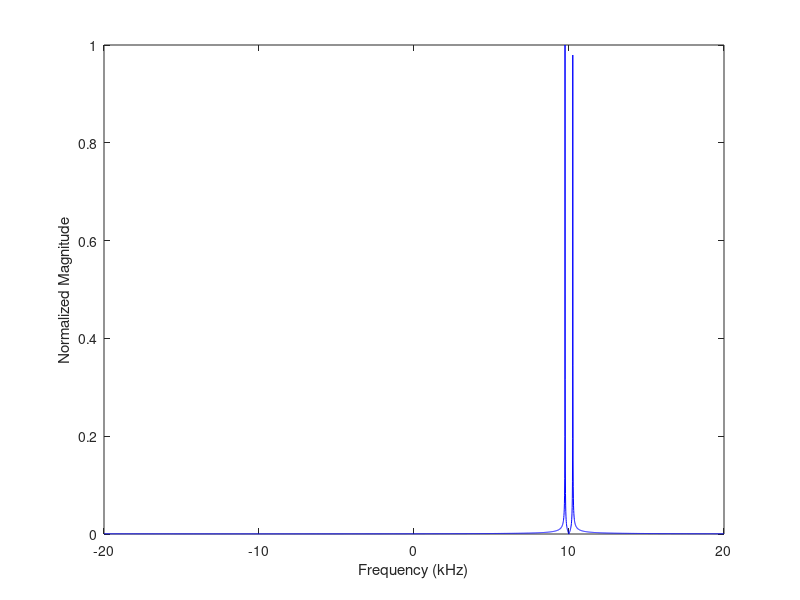

The MATLAB source for this figure: (Note: this script raises an error after producing the figure.)
clc; clear; close all;

sim_time = 0.1;
fc = 10e3;
BW = 1e3;
fc1 = fc-BW/4;
fc2 = fc+BW/4;
fs = 4*fc;
t = 0:1/fs:sim_time;

x = exp(1j*2*pi*fc1*t) + exp(1j*2*pi*fc2*t);
N = length(t);
fft_spacing = -fs/2+1:fs/N:fs/2;

tx_dft = abs(fftshift(fft(x, N)));
n_tx_dft = tx_dft/max(tx_dft);

figure('Renderer', 'painters', 'Position', [10 10 900 600])
plot(fft_spacing/1e3, n_tx_dft, 'b');
xlabel('Frequency (kHz)'); ylabel('Normalized Magnitude');
xline((fc+BW/2)/1e3); xline((fc-BW/2)/1e3);
title('Frequency Spectrum of Modulated Signal');

%demodulation
x = x.*exp(-1j*2*pi*fc*t);

tx_dft = abs(fftshift(fft(x, N)));
n_tx_dft = tx_dft/max(tx_dft);

figure('Renderer', 'painters', 'Position', [10 10 900 600])
plot(fft_spacing/1e3, n_tx_dft, 'b');
xlabel('Frequency (kHz)'); ylabel('Normalized Magnitude');
xline(+BW/2/1e3); xline(-BW/2/1e3);
title('Frequency Spectrum of Demodulated Signal');
